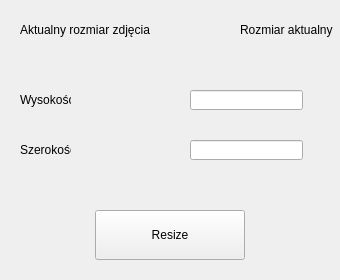
<?xml version="1.0" encoding="UTF-8"?>
<ui version="4.0">
 <class>Resize</class>
 <widget class="QWidget" name="Resize">
  <property name="geometry">
   <rect>
    <x>0</x>
    <y>0</y>
    <width>340</width>
    <height>280</height>
   </rect>
  </property>
  <property name="sizePolicy">
   <sizepolicy hsizetype="Fixed" vsizetype="Fixed">
    <horstretch>0</horstretch>
    <verstretch>0</verstretch>
   </sizepolicy>
  </property>
  <property name="windowTitle">
   <string>Resizing</string>
  </property>
  <widget class="QLabel" name="label">
   <property name="geometry">
    <rect>
     <x>20</x>
     <y>20</y>
     <width>171</width>
     <height>20</height>
    </rect>
   </property>
   <property name="text">
    <string>Aktualny rozmiar zdjęcia</string>
   </property>
  </widget>
  <widget class="QLabel" name="label_ImageSize">
   <property name="geometry">
    <rect>
     <x>240</x>
     <y>20</y>
     <width>171</width>
     <height>20</height>
    </rect>
   </property>
   <property name="text">
    <string>Rozmiar aktualny</string>
   </property>
  </widget>
  <widget class="QLabel" name="label_2">
   <property name="geometry">
    <rect>
     <x>20</x>
     <y>90</y>
     <width>51</width>
     <height>20</height>
    </rect>
   </property>
   <property name="text">
    <string>Wysokość</string>
   </property>
  </widget>
  <widget class="QLineEdit" name="lineEditHeight">
   <property name="geometry">
    <rect>
     <x>190</x>
     <y>90</y>
     <width>113</width>
     <height>20</height>
    </rect>
   </property>
   <property name="text">
    <string/>
   </property>
  </widget>
  <widget class="QLineEdit" name="lineEditWidth">
   <property name="geometry">
    <rect>
     <x>190</x>
     <y>140</y>
     <width>113</width>
     <height>20</height>
    </rect>
   </property>
   <property name="text">
    <string/>
   </property>
  </widget>
  <widget class="QLabel" name="label_3">
   <property name="geometry">
    <rect>
     <x>20</x>
     <y>140</y>
     <width>51</width>
     <height>20</height>
    </rect>
   </property>
   <property name="text">
    <string>Szerokość</string>
   </property>
  </widget>
  <widget class="QPushButton" name="pushButton_Resize">
   <property name="geometry">
    <rect>
     <x>95</x>
     <y>210</y>
     <width>150</width>
     <height>50</height>
    </rect>
   </property>
   <property name="sizePolicy">
    <sizepolicy hsizetype="Minimum" vsizetype="Fixed">
     <horstretch>0</horstretch>
     <verstretch>0</verstretch>
    </sizepolicy>
   </property>
   <property name="minimumSize">
    <size>
     <width>150</width>
     <height>50</height>
    </size>
   </property>
   <property name="maximumSize">
    <size>
     <width>100</width>
     <height>16777215</height>
    </size>
   </property>
   <property name="text">
    <string>Resize</string>
   </property>
  </widget>
 </widget>
 <resources/>
 <connections/>
</ui>
